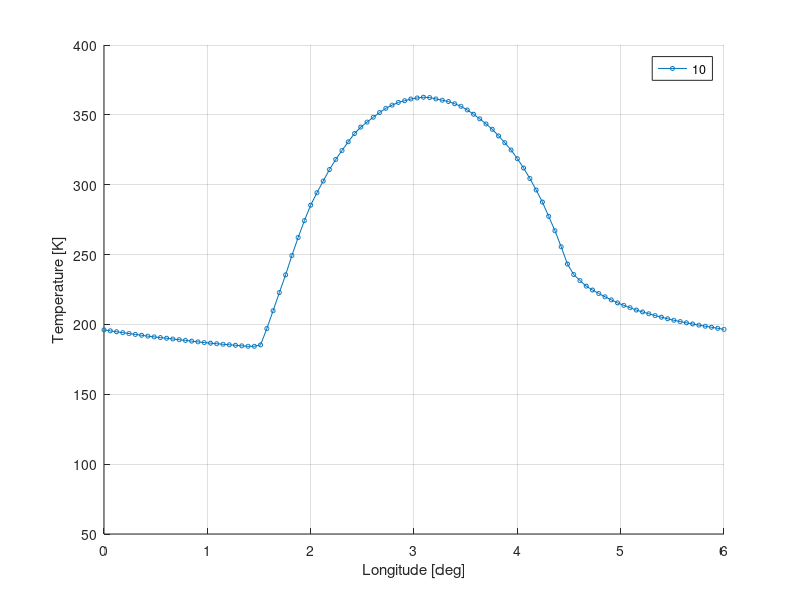

Write the MATLAB code that produced this figure.
close all; clear;

u_pdgtz = [ ...

% DELBO
% 0.01	0.18	0.46	0.73	1.15	1.50	1.52	1.55	1.58	1.62	1.71	1.85	1.95	2.11	2.26	2.45	2.57	2.70	2.84	2.98	3.22	3.38	3.55	3.71	3.80	3.92	4.01	4.06	4.16	4.22	4.32	4.39	4.44	4.48	4.49	4.55	4.63	4.72	4.85	5.03	5.19	5.37	5.56	5.77	5.99   ; ...
% 120.72	118.75	116.44	114.48	112.17	110.76	135.17	159.58	190.09	216.30	246.46	285.24	303.91	328.33	342.70	357.43	364.62	369.29	372.89	374.33	371.47	367.18	358.57	348.17	339.92	328.08	315.88	306.91	290.40	276.05	251.28	226.16	206.06	181.29	166.58	158.32	152.05	146.49	141.11	135.74	132.16	128.58	125.72	123.04	121.08 ...

0.00	0.23	0.44	0.74	0.99	1.39	1.51	1.55	1.66	1.61	1.73	1.85	1.98	2.07	2.21	2.35	2.45	2.57	2.71	2.83	2.99	3.12	3.35	3.48	3.62	3.75	3.86	3.96	4.09	4.23	4.36	4.46	4.50	4.56	4.68	4.83	4.98	5.16	5.36	5.54	5.77	6.00 ; ...
196.10	193.60	191.46	188.97	186.83	184.34	184.35	192.25	215.59	203.38	229.23	256.52	282.38	295.66	314.70	329.42	339.12	346.31	354.03	358.53	361.77	362.85	359.28	355.34	348.17	340.28	331.67	323.06	308.71	289.69	267.80	248.78	239.81	234.43	226.54	220.44	215.07	210.05	205.76	202.54	199.32	196.46 ...

% 0.00	0.29	0.67	1.11	1.39	1.52	1.65	1.86	2.06	2.31	2.55	2.77	3.11	3.34	3.58	3.79	3.99	4.20	4.38	4.54	4.69	4.89	5.12	5.40	5.72	6.00 ; ...
% 264.31	262.17	260.40	257.91	256.85	256.50	259.92	267.29	275.20	286.34	296.05	302.88	311.16	313.33	312.62	309.77	304.75	297.41	290.24	283.07	278.95	275.73	272.15	269.30	266.80	265.03 ...

% 0.00	1.25	1.59	2.22	2.91	3.46	3.85	4.41	5.06	6.00 ; ...
% 279.74	278.02	278.40	280.95	283.87	285.34	285.00	282.88	281.12	279.74 ...

% PELIVAN
% 0	4.74	10.01	14.85	20.02	24.97	30.14	34.87	39.82	44.99	49.94	54.89	59.84	64.79	69.96	75.02	79.97	85.02	90.08	94.93	99.98	105.04	109.99	114.94	120	125.06	130.01	135.18	139.91	145.08	150.03	154.98	160.15	164.88	170.05	175.22	180.17	184.9	189.85	195.23	199.97	204.92	210.09	215.04	220.2	225.15	229.89	235.06	240.22	245.06	250.12	254.86	260.02	265.19	270.14	274.98	280.04	284.99	289.94	295.11	300.28	305.01	310.18	315.34	320.08	325.14	329.98	335.15	340.1	345.26	350	355.17 ; ...
% 335.99	337.99	339.6	340.6	340.7	340.2	339.3	337.59	335.18	332.78	329.16	325.55	320.94	315.52	310.3	304.08	297.46	290.23	282.71	276.79	272.17	268.26	265.05	262.34	260.33	258.33	256.72	255.32	254.11	252.91	251.71	250.7	249.7	248.9	248.09	247.29	246.29	245.69	244.88	244.08	243.48	242.88	242.07	241.47	240.87	240.27	239.67	239.06	238.46	237.76	237.26	236.66	236.05	235.45	235.25	236.66	240.27	245.08	250.9	257.73	264.75	272.37	280.2	287.83	295.05	302.27	308.7	314.72	320.33	324.95	329.36	332.78 ...

% 0	4.74	9.9	14.85	19.8	24.86	30.14	34.87	40.04	44.99	49.94	55	59.84	64.79	69.96	74.91	79.86	84.81	90.19	94.93	100.09	105.04	109.78	114.94	119.9	124.85	130.01	135.07	139.81	145.08	149.82	154.98	160.04	164.88	170.05	175.11	179.95	184.9	190.28	195.23	199.97	204.92	210.09	215.04	219.99	225.26	230.1	235.06	240.22	244.96	250.12	254.86	260.02	265.19	270.14	275.09	280.04	284.99	290.05	295.11	300.28	305.01	310.18	315.34	320.08	325.25	330.09	335.15	340.21	345.26	350.22	355.17 ; ...
% 264.75	266.25	267.86	268.76	269.57	269.67	269.57	268.96	268.26	266.96	265.35	263.34	261.14	258.53	255.42	252.31	248.29	244.48	240.27	237.06	234.25	232.04	229.93	228.33	226.82	225.62	224.41	223.51	222.61	222.01	221.2	220.6	219.8	219.1	218.8	218.19	217.59	217.19	216.59	216.19	215.59	215.38	214.98	214.38	213.98	213.38	212.98	212.78	212.37	211.97	211.57	211.37	210.77	210.57	210.17	210.77	212.37	214.38	217.29	220.4	223.81	227.73	231.54	235.45	239.46	243.28	247.09	250.5	253.81	256.92	259.73	262.34 ...

% 0	4.74	10.01	14.74	19.8	24.97	30.14	34.87	40.04	44.99	49.72	55	59.84	64.79	69.96	75.12	79.97	85.02	89.98	94.93	99.98	105.04	109.99	114.94	119.9	125.06	130.01	135.18	139.91	145.08	149.82	154.98	159.93	164.78	170.05	174.78	179.95	184.69	189.85	195.23	199.97	205.14	210.09	214.93	219.99	225.15	230	235.06	240.22	244.96	250.12	255.07	260.02	264.98	270.14	274.88	280.26	284.99	289.94	295	300.28	305.01	310.18	315.13	320.08	325.25	329.98	335.15	340.31	345.26	350.22	355.27 ; ...
% 226.52	227.63	228.83	229.63	230.33	230.64	230.64	230.64	230.03	229.33	228.43	227.32	225.72	224.21	222.41	220.3	218.09	215.59	212.88	210.67	208.86	207.26	205.95	204.75	203.95	203.04	202.34	201.54	200.94	200.33	199.93	199.33	198.83	198.53	198.13	197.53	197.12	196.72	196.52	196.12	195.72	195.32	195.02	194.72	194.31	194.11	193.81	193.51	193.11	192.91	192.71	192.51	192.11	191.81	191.71	192.11	192.91	194.11	196.12	197.83	200.13	202.34	204.55	207.16	209.67	212.07	214.48	216.79	219	221	223.01	224.72 ...

];

displayName = '10';
xq = linspace(0, 6, 100);

figure;
grid on; hold on;
xlabel('Longitude [deg]');
ylabel('Temperature [K]');
xlim([0 6]);
ylim([50 400]);
x = u_pdgtz(1, :);
y = u_pdgtz(2, :);
yq = interp1(x, y, xq, 'LINEAR', 'extrap');
plot(xq, yq, '-o', 'MarkerSize', 3, 'DisplayName', displayName);
legend;